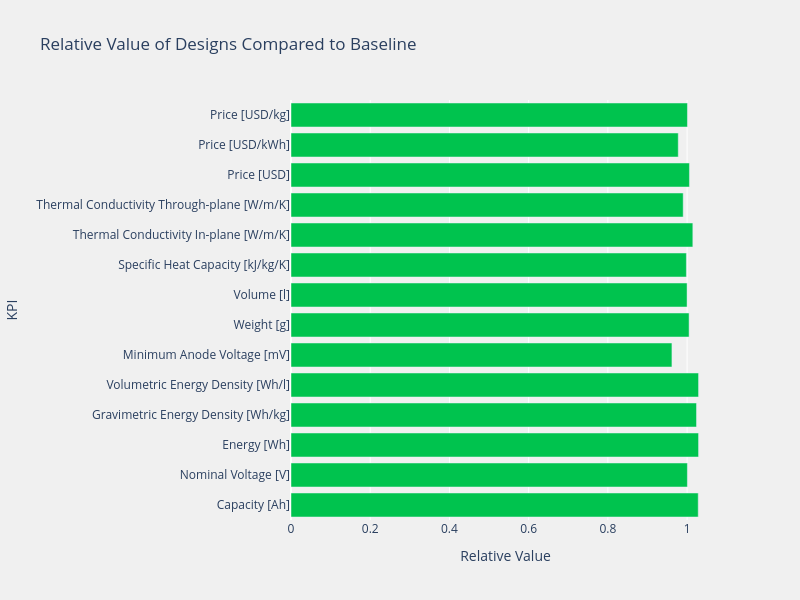

Write notebook code for a chart like this one.
### Markdown cell above
We can now compare the results of our virtual cell design with the baseline cell.

### Code cell
single_output.compare_designs()

### Figure 1 — Plotly figure (JSON) as saved in the notebook; plotly's stock layout.template omitted (floating-point values rounded to 4 significant figures)
{"data": [{"marker": {"color": "#00c34e"}, "name": "Lower NP", "orientation": "h", "type": "bar", "x": [1.028, 1.001, 1.029, 1.024, 1.029, 0.9617, 1.005, 1.0, 0.9982, 1.014, 0.9901, 1.006, 0.9777, 1.001], "y": ["Capacity [Ah]", "Nominal Voltage [V]", "Energy [Wh]", "Gravimetric Energy Density [Wh/kg]", "Volumetric Energy Density [Wh/l]", "Minimum Anode Voltage [mV]", "Weight [g]", "Volume [l]", "Specific Heat Capacity [kJ/kg/K]", "Thermal Conductivity In-plane [W/m/K]", "Thermal Conductivity Through-plane [W/m/K]", "Price [USD]", "Price [USD/kWh]", "Price [USD/kg]"]}], "layout": {"barmode": "group", "height": 600, "legend": {"title": {"text": "Design"}}, "paper_bgcolor": "rgba(240, 240, 240, 1)", "plot_bgcolor": "rgba(240, 240, 240, 1)", "title": {"text": "Relative Value of Designs Compared to Baseline"}, "width": 800, "xaxis": {"title": {"text": "Relative Value"}}, "yaxis": {"title": {"text": "KPI"}}}}
